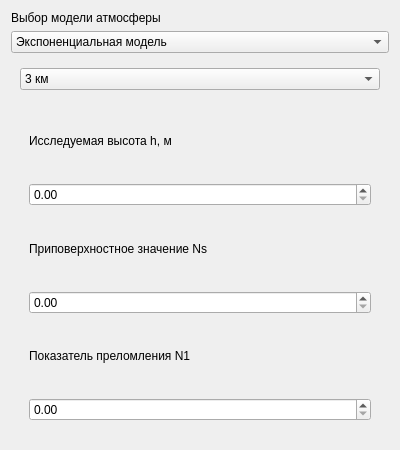
<?xml version="1.0" encoding="UTF-8"?>
<ui version="4.0">
 <class>AtmosphereSelection</class>
 <widget class="QWidget" name="AtmosphereSelection">
  <property name="geometry">
   <rect>
    <x>0</x>
    <y>0</y>
    <width>400</width>
    <height>450</height>
   </rect>
  </property>
  <property name="windowTitle">
   <string>Form</string>
  </property>
  <layout class="QGridLayout" name="gridLayout_5">
   <item row="0" column="0">
    <widget class="QLabel" name="label_8">
     <property name="text">
      <string>Выбор модели атмосферы</string>
     </property>
    </widget>
   </item>
   <item row="1" column="0">
    <widget class="QComboBox" name="dir_atm_combo">
     <item>
      <property name="text">
       <string>Экспоненциальная модель</string>
      </property>
     </item>
     <item>
      <property name="text">
       <string>Сегментированная</string>
      </property>
     </item>
     <item>
      <property name="text">
       <string>ГОСТ</string>
      </property>
     </item>
     <item>
      <property name="text">
       <string>Модель с численным интегрированием</string>
      </property>
     </item>
    </widget>
   </item>
   <item row="2" column="0">
    <widget class="QStackedWidget" name="stackedWidget">
     <property name="currentIndex">
      <number>0</number>
     </property>
     <widget class="QWidget" name="page_exp">
      <layout class="QGridLayout" name="gridLayout_9">
       <item row="0" column="0">
        <widget class="QComboBox" name="exp_comboBox">
         <item>
          <property name="text">
           <string>3 км</string>
          </property>
         </item>
         <item>
          <property name="text">
           <string>10 км</string>
          </property>
         </item>
         <item>
          <property name="text">
           <string>15 км</string>
          </property>
         </item>
         <item>
          <property name="text">
           <string>Кастомная</string>
          </property>
         </item>
        </widget>
       </item>
       <item row="1" column="0">
        <widget class="QStackedWidget" name="exp_widget">
         <widget class="QWidget" name="page_5">
          <layout class="QGridLayout" name="gridLayout_4">
           <item row="0" column="0">
            <layout class="QVBoxLayout" name="verticalLayout">
             <item>
              <widget class="QLabel" name="label_5">
               <property name="text">
                <string>Исследуемая высота h, м</string>
               </property>
              </widget>
             </item>
             <item>
              <widget class="QDoubleSpinBox" name="h_exp_input">
               <property name="maximum">
                <double>1000.000000000000000</double>
               </property>
              </widget>
             </item>
             <item>
              <widget class="QLabel" name="label">
               <property name="text">
                <string>Приповерхностное значение Ns</string>
               </property>
              </widget>
             </item>
             <item>
              <widget class="QDoubleSpinBox" name="ns_exp_input">
               <property name="maximum">
                <double>1000.000000000000000</double>
               </property>
              </widget>
             </item>
             <item>
              <widget class="QLabel" name="label_6">
               <property name="text">
                <string>Показатель преломления N1</string>
               </property>
              </widget>
             </item>
             <item>
              <widget class="QDoubleSpinBox" name="N1_exp_input">
               <property name="maximum">
                <double>1000.000000000000000</double>
               </property>
              </widget>
             </item>
            </layout>
           </item>
          </layout>
         </widget>
         <widget class="QWidget" name="page_7">
          <layout class="QGridLayout" name="gridLayout_7">
           <item row="0" column="0">
            <layout class="QVBoxLayout" name="verticalLayout_3">
             <item>
              <widget class="QLabel" name="label_11">
               <property name="text">
                <string>Исследуемая высота h, м</string>
               </property>
              </widget>
             </item>
             <item>
              <widget class="QDoubleSpinBox" name="h_exp_input_3">
               <property name="maximum">
                <double>1000.000000000000000</double>
               </property>
              </widget>
             </item>
             <item>
              <widget class="QLabel" name="label_12">
               <property name="text">
                <string>Приповерхностное значение Ns</string>
               </property>
              </widget>
             </item>
             <item>
              <widget class="QDoubleSpinBox" name="ns_exp_input_3">
               <property name="maximum">
                <double>1000.000000000000000</double>
               </property>
              </widget>
             </item>
             <item>
              <widget class="QLabel" name="label_13">
               <property name="text">
                <string>Показатель преломления N1</string>
               </property>
              </widget>
             </item>
             <item>
              <widget class="QDoubleSpinBox" name="N1_exp_input_3">
               <property name="maximum">
                <double>1000.000000000000000</double>
               </property>
              </widget>
             </item>
            </layout>
           </item>
          </layout>
         </widget>
         <widget class="QWidget" name="page_3">
          <layout class="QGridLayout" name="gridLayout_11">
           <item row="0" column="0">
            <layout class="QVBoxLayout" name="verticalLayout_5">
             <item>
              <widget class="QLabel" name="label_23">
               <property name="text">
                <string>Исследуемая высота h, м</string>
               </property>
              </widget>
             </item>
             <item>
              <widget class="QDoubleSpinBox" name="h_exp_input_7">
               <property name="maximum">
                <double>1000.000000000000000</double>
               </property>
              </widget>
             </item>
             <item>
              <widget class="QLabel" name="label_4">
               <property name="text">
                <string>Приповерхностное значение Ns</string>
               </property>
              </widget>
             </item>
             <item>
              <widget class="QDoubleSpinBox" name="ns_exp_input_6">
               <property name="maximum">
                <double>1000.000000000000000</double>
               </property>
              </widget>
             </item>
             <item>
              <widget class="QLabel" name="label_24">
               <property name="text">
                <string>Показатель преломления N1</string>
               </property>
              </widget>
             </item>
             <item>
              <widget class="QDoubleSpinBox" name="N1_exp_input_6">
               <property name="maximum">
                <double>1000.000000000000000</double>
               </property>
              </widget>
             </item>
            </layout>
           </item>
          </layout>
         </widget>
         <widget class="QWidget" name="page_8">
          <layout class="QGridLayout" name="gridLayout_8">
           <item row="0" column="0">
            <widget class="QLabel" name="label_14">
             <property name="text">
              <string>Исследуемая высота h, м</string>
             </property>
            </widget>
           </item>
           <item row="1" column="0">
            <widget class="QDoubleSpinBox" name="h_exp_input_4">
             <property name="maximum">
              <double>1000.000000000000000</double>
             </property>
            </widget>
           </item>
           <item row="2" column="0">
            <widget class="QLabel" name="label_15">
             <property name="text">
              <string>Приповерхностное значение Ns</string>
             </property>
            </widget>
           </item>
           <item row="3" column="0">
            <widget class="QDoubleSpinBox" name="ns_exp_input_4">
             <property name="maximum">
              <double>1000.000000000000000</double>
             </property>
            </widget>
           </item>
           <item row="4" column="0">
            <widget class="QLabel" name="label_16">
             <property name="text">
              <string>Показатель преломления N1</string>
             </property>
            </widget>
           </item>
           <item row="5" column="0">
            <widget class="QDoubleSpinBox" name="N1_exp_input_4">
             <property name="maximum">
              <double>1000.000000000000000</double>
             </property>
            </widget>
           </item>
           <item row="6" column="0">
            <widget class="QLabel" name="label_17">
             <property name="text">
              <string>Nb</string>
             </property>
            </widget>
           </item>
           <item row="7" column="0">
            <widget class="QDoubleSpinBox" name="ns_exp_input_5">
             <property name="maximum">
              <double>1000.000000000000000</double>
             </property>
            </widget>
           </item>
           <item row="8" column="0">
            <widget class="QLabel" name="label_18">
             <property name="text">
              <string>hb</string>
             </property>
            </widget>
           </item>
           <item row="9" column="0">
            <widget class="QDoubleSpinBox" name="N1_exp_input_5">
             <property name="maximum">
              <double>1000.000000000000000</double>
             </property>
            </widget>
           </item>
          </layout>
         </widget>
        </widget>
       </item>
      </layout>
     </widget>
     <widget class="QWidget" name="page_seg">
      <layout class="QGridLayout" name="gridLayout">
       <item row="0" column="0">
        <layout class="QVBoxLayout" name="verticalLayout_4">
         <item>
          <widget class="QLabel" name="label_19">
           <property name="text">
            <string>Исследуемая высота h, м</string>
           </property>
          </widget>
         </item>
         <item>
          <widget class="QDoubleSpinBox" name="h_seg_input_5">
           <property name="maximum">
            <double>1000.000000000000000</double>
           </property>
          </widget>
         </item>
         <item>
          <widget class="QLabel" name="label_2">
           <property name="text">
            <string>Приповерхностное значение Ns</string>
           </property>
          </widget>
         </item>
         <item>
          <widget class="QDoubleSpinBox" name="ns_seg_input_6">
           <property name="maximum">
            <double>1000.000000000000000</double>
           </property>
          </widget>
         </item>
         <item>
          <widget class="QLabel" name="label_20">
           <property name="text">
            <string>Показатель преломления N1</string>
           </property>
          </widget>
         </item>
         <item>
          <widget class="QDoubleSpinBox" name="N1_seg_input_6">
           <property name="maximum">
            <double>1000.000000000000000</double>
           </property>
          </widget>
         </item>
        </layout>
       </item>
      </layout>
     </widget>
     <widget class="QWidget" name="page_gost">
      <layout class="QGridLayout" name="gridLayout_10">
       <item row="0" column="0">
        <widget class="QLabel" name="label_3">
         <property name="text">
          <string>Модель интерполяции</string>
         </property>
        </widget>
       </item>
       <item row="1" column="0">
        <widget class="QComboBox" name="int_model_combo">
         <item>
          <property name="text">
           <string>Линейная</string>
          </property>
         </item>
         <item>
          <property name="text">
           <string>Кубическая</string>
          </property>
         </item>
        </widget>
       </item>
       <item row="2" column="0">
        <widget class="QStackedWidget" name="int_widget">
         <widget class="QWidget" name="page">
          <layout class="QGridLayout" name="gridLayout_2">
           <item row="0" column="0">
            <widget class="QLabel" name="label_21">
             <property name="text">
              <string>Исследуемая высота h, м</string>
             </property>
            </widget>
           </item>
           <item row="1" column="0">
            <widget class="QDoubleSpinBox" name="h_exp_input_5">
             <property name="maximum">
              <double>1000.000000000000000</double>
             </property>
            </widget>
           </item>
          </layout>
         </widget>
         <widget class="QWidget" name="page_2">
          <layout class="QGridLayout" name="gridLayout_3">
           <item row="0" column="0">
            <widget class="QLabel" name="label_22">
             <property name="text">
              <string>Исследуемая высота h, м</string>
             </property>
            </widget>
           </item>
           <item row="1" column="0">
            <widget class="QDoubleSpinBox" name="h_exp_input_6">
             <property name="maximum">
              <double>1000.000000000000000</double>
             </property>
            </widget>
           </item>
          </layout>
         </widget>
        </widget>
       </item>
      </layout>
     </widget>
    </widget>
   </item>
  </layout>
 </widget>
 <resources/>
 <connections>
  <connection>
   <sender>int_model_combo</sender>
   <signal>currentIndexChanged(int)</signal>
   <receiver>int_widget</receiver>
   <slot>setCurrentIndex(int)</slot>
   <hints>
    <hint type="sourcelabel">
     <x>98</x>
     <y>127</y>
    </hint>
    <hint type="destinationlabel">
     <x>229</x>
     <y>257</y>
    </hint>
   </hints>
  </connection>
  <connection>
   <sender>dir_atm_combo</sender>
   <signal>currentIndexChanged(int)</signal>
   <receiver>stackedWidget</receiver>
   <slot>setCurrentIndex(int)</slot>
   <hints>
    <hint type="sourcelabel">
     <x>199</x>
     <y>39</y>
    </hint>
    <hint type="destinationlabel">
     <x>199</x>
     <y>173</y>
    </hint>
   </hints>
  </connection>
  <connection>
   <sender>exp_comboBox</sender>
   <signal>currentIndexChanged(int)</signal>
   <receiver>exp_widget</receiver>
   <slot>setCurrentIndex(int)</slot>
   <hints>
    <hint type="sourcelabel">
     <x>58</x>
     <y>77</y>
    </hint>
    <hint type="destinationlabel">
     <x>129</x>
     <y>247</y>
    </hint>
   </hints>
  </connection>
 </connections>
</ui>
